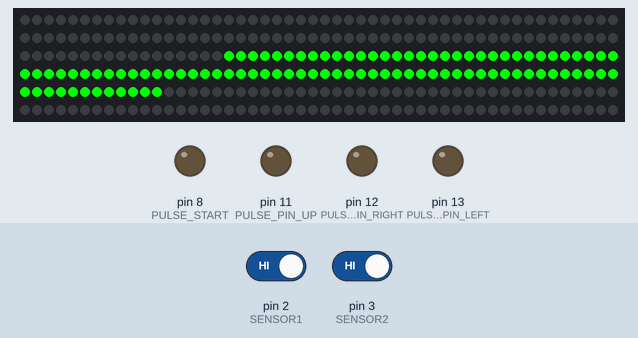
This program was run on a simulated Arduino Uno, built with avr-gcc and run on an emulated ATmega328P. Parts: 300 RGB LEDs in strip order, left to right, continuing on the next row, output pins drawn as LEDs (lit = HIGH). The inputs (shaded band) are chosen by the test bench; at power-on: pin 2 (SENSOR1) HIGH, pin 3 (SENSOR2) HIGH. Random numbers use the default seed unless the program sets one; what the program prints to the serial monitor is not drawn.

Above: at 1.2 s.
At 2.7 s:
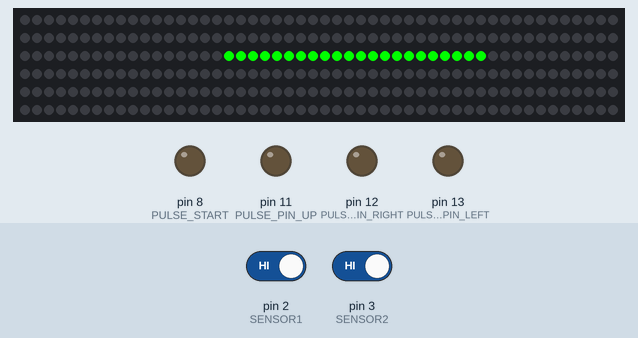
4.2 s: pin 2 (SENSOR1) driven LOW and pin 3 (SENSOR2) driven LOW
Timing chart, 0 to 7.2 s (numbered marks = the images above; inputs shaded):
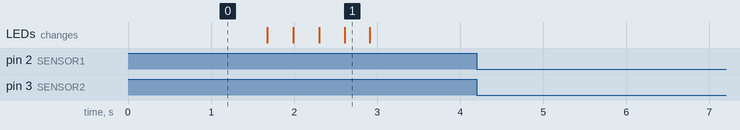

The program:

main.cpp
```cpp
#include <Arduino.h>
#include <Adafruit_NeoPixel.h>

#define SYNC_PIN 18
#define PULSE_PIN_UP 11
#define PULSE_PIN_RIGHT 12
#define PULSE_PIN_LEFT 13
#define PULSE_START 8
#define PULSE_END 9
#define LED_PIN     6
#define LED_COUNT   300
#define SENSOR1 2
#define SENSOR2 3
#define SENSOR_DISTANCE 10 //centimetres
#define LEFT 1
#define RIGHT 0
#define EEG_TRIGGER_SEND 1
#define RED 0
#define GREEN 1
#define LED_START 117 // shifted by 1 left, 59->40, now changed because of switch to 60led/m
#define LED_END 212 // 104->88

#define LED_START_60
#define LED_END_60

// sensorFlags and LED selection
volatile int ledSelection;
volatile int colourSelection;
volatile int Sensor1Flag = 0;
volatile int Sensor2Flag = 0;
volatile int m = 0;

//timing variables
volatile long Flag1Time;
volatile long Flag2Time;
volatile int directionFlag = 3; // this is the neutral state, where it is neither left nor right

//randomization variables and initialization
int pumpArray[5];  // create an array of length 10 to store 0s
int kickturnArray[5];   // create an array of length 10 to store 1s
int taskArray1[10];
int taskArray2[10];
int combinedArray[20];

Adafruit_NeoPixel strip(LED_COUNT, LED_PIN, NEO_GRB + NEO_KHZ800);

void arrayStart(){

// this code is for producing the arrays for each task
for (int i = 0; i < 5; i++) {
  pumpArray[i] = 0;
}

// initialize the onesArray with 1s
for (int i = 0; i < 5; i++) {
  kickturnArray[i] = 1;
}
// concatenate the two arrays
for (int i = 0; i < 5; i++) {
  taskArray1[i] = pumpArray[i % 5];
  taskArray1[i + 5] = kickturnArray[i % 5];
  taskArray2[i] = pumpArray[i % 5];
  taskArray2[i + 5] = kickturnArray[i % 5];

}


// shuffle the concatenated array for combined array
for (int i = 0; i < 10; i++) {
  int j;
  do {
    j = random(10);
  } while (j == i);
  int temp = taskArray1[i];
  taskArray1[i] = taskArray1[j];
  taskArray1[j] = temp;
}

for (int i = 0; i < 10; i++) {
  int k;
  do {
    k = random(10);
  } while (k == i);
  int temp = taskArray2[i];
  taskArray2[i] = taskArray2[k];
  taskArray2[k] = temp;
}


for (int i = 0; i < 10; i++)
{
  combinedArray[i*2] = taskArray1[i];
  combinedArray[i*2+1] = taskArray2[i];
}


}

void printArray(int arr[], int size) {
  for (int i = 0; i < size; i++) {
    Serial.println(arr[i]);
  }
}


void startLights(){

  for(int i =LED_START; i <LED_END; i++){
    strip.setPixelColor(i, strip.Color(0, 255, 0)); // Set the color of the current LED to red
    strip.show(); // Update the strip with the new color
   // delay(1); // Delay for a short period to create a visual effect

  }
delay(500);
  for(int i =LED_END; i > LED_START-1; i--){
    strip.setPixelColor(i, strip.Color(0, 0, 0)); // turns off LED
    strip.show(); // Update the strip with the new color
    delay(1); // Delay for a short period to create a visual effect

  }
}

void endLights(){

    for(int i = LED_START; i < LED_END; i++){
    strip.setPixelColor(i, strip.Color(255, 0, 0)); // Set the color of the current LED to red
    strip.show(); // Update the strip with the new color
}
delay(500); // Delay for a short period to create a visual effect

}


void directionCheck(){
  long deltaTime = (Flag1Time-Flag2Time);
 // Serial.print("Delta Time is ");
  //Serial.println(deltaTime);
  if (deltaTime > 0)
  {
    directionFlag = RIGHT;
  }
  else {
    directionFlag = LEFT;
  }

}


// CERTIFIED WORKING
void ledTown(){
Serial.print("LED CHANGE,");
//turn off current LED First
strip.setPixelColor(ledSelection, 0, 0, 0);  // turn off the selected LED
strip.show();   // update the strip with the new LED color

// choose colour according to array

colourSelection = combinedArray[m];

ledSelection = random(LED_START,LED_END);
Serial.print(ledSelection);


if (colourSelection == RED)
{
  strip.setPixelColor(ledSelection, 255, 0, 0);
  Serial.println(",RED");

} else if (colourSelection == GREEN) {
  strip.setPixelColor(ledSelection, 0, 255, 0);
  Serial.println(",GREEN");
}

//Serial.println(m);
strip.show();
}

void firstFlagSet(){
Sensor1Flag = 1;
//Serial.println("Switch 1 Triggered");
Flag1Time = micros();
//Serial.println(Flag1Time);
}

void lastFlagSet(){
  Sensor2Flag = 1;
 // Serial.println("Switch 2 Triggered");
  Flag2Time = micros();
 // Serial.println(Flag2Time);
}

void syncInterrupt(){
  Serial.println("START");
}

void pulseSendStart(){
  digitalWrite(PULSE_START, HIGH);
  delay(5);
  digitalWrite(PULSE_START, LOW);
}

void pulseSendEnd(){
  digitalWrite(PULSE_END, HIGH);
  delay(5);
  digitalWrite(PULSE_END, LOW);
}

void setup() {
  Serial.begin(9600);
  Serial.println("ABI SKATEBOARD EXPERIMENT");
  randomSeed(analogRead(0));
  directionFlag = 3;
  arrayStart();

  pinMode(SYNC_PIN, INPUT_PULLUP); // set interrupt pin as input with internal pull-up resistor
  attachInterrupt(4, syncInterrupt, FALLING); // attach interrupt 4 to the pin and set it to trigger on a falling edge
  attachInterrupt(digitalPinToInterrupt(SENSOR1), firstFlagSet,FALLING);
  attachInterrupt(digitalPinToInterrupt(SENSOR2), lastFlagSet,FALLING);

  strip.begin();
  strip.show();
  startLights();

  printArray(combinedArray,20);

  pinMode(A0, INPUT); // for random noise input
  pinMode(PULSE_PIN_RIGHT,OUTPUT);
  pinMode(PULSE_PIN_LEFT,OUTPUT);
  pinMode(PULSE_START, OUTPUT);
  pinMode(PULSE_PIN_UP, OUTPUT);

  pulseSendStart();

}

void pulseSend(int pulseSelection){
  digitalWrite(pulseSelection, HIGH); // Set the pin to a high signal
  delay(5); // Wait for 1 ms
  digitalWrite(pulseSelection, LOW); // Set the pin back to a low signal
}

void pulseSendRight(){
  digitalWrite(PULSE_PIN_RIGHT, HIGH); // Set the pin to a high signal
  delay(5); // Wait for 1 ms
  digitalWrite(PULSE_PIN_RIGHT, LOW); // Set the pin back to a low signal
}

void pulseSendLeft(){
  digitalWrite(PULSE_PIN_LEFT, HIGH); // Set the pin to a high signal
  delay(5); // Wait for 1 ms
  digitalWrite(PULSE_PIN_LEFT, LOW); // Set the pin back to a low signal
}


void loop() {


  if (Flag1Time > 0 && Flag2Time > 0)
  {
    directionCheck();
  }

  if (directionFlag == RIGHT)
  {
  //Serial.println("RIGHT");
    //if (Sensor1Flag == 1){ // this will be channed for direction
    pulseSend(PULSE_PIN_UP);
    ledTown();
    //Serial.println(",Right");
    delay(500); // this delay function is to debounce the event
    m++;
    Flag1Time = 0;
    Flag2Time = 0;

    directionFlag = 3;
  //Sensor1Flag = 0;
  //Sensor2Flag = 0;


    // flags are to be reset once the skateboard has cleared the reverse direction
    //}
  }

    // if first flag is set first, do nothing and reset flags

  if (directionFlag == LEFT)
  {
    Serial.println("LEFT");
    if (colourSelection == RED)
    {
      pulseSendRight();
     // Serial.println("RED");
    }
    else if (colourSelection == GREEN)
    {
      pulseSendLeft();
     // Serial.println("GREEN");
    }


    delay(500); // this delay function is to debonuce the event
    Flag1Time = 0;
    Flag2Time = 0;
    //Sensor1Flag = 0;
    //Sensor2Flag = 0;
    directionFlag = 3;

  }


  if (m > 20)
  {
    //pulseSendEnd();
    noInterrupts();
    endLights();

    while (m>20)
    {
      /* code */
    }

  }


  }
```
